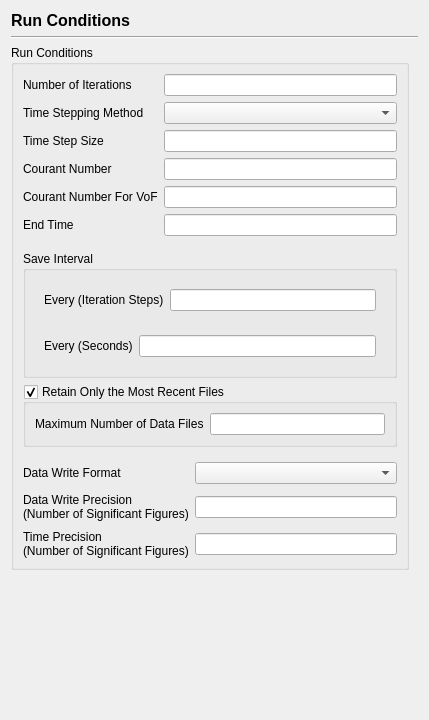
<?xml version="1.0" encoding="UTF-8"?>
<ui version="4.0">
 <class>RunConditionsPage</class>
 <widget class="QWidget" name="RunConditionsPage">
  <property name="geometry">
   <rect>
    <x>0</x>
    <y>0</y>
    <width>429</width>
    <height>720</height>
   </rect>
  </property>
  <property name="windowTitle">
   <string>Form</string>
  </property>
  <layout class="QVBoxLayout" name="verticalLayout_4">
   <item>
    <widget class="QLabel" name="label_22">
     <property name="font">
      <font>
       <pointsize>12</pointsize>
       <bold>true</bold>
      </font>
     </property>
     <property name="text">
      <string>Run Conditions</string>
     </property>
    </widget>
   </item>
   <item>
    <widget class="Line" name="line">
     <property name="orientation">
      <enum>Qt::Horizontal</enum>
     </property>
    </widget>
   </item>
   <item>
    <widget class="QScrollArea" name="scrollArea">
     <property name="sizePolicy">
      <sizepolicy hsizetype="Expanding" vsizetype="Expanding">
       <horstretch>0</horstretch>
       <verstretch>0</verstretch>
      </sizepolicy>
     </property>
     <property name="frameShape">
      <enum>QFrame::NoFrame</enum>
     </property>
     <property name="horizontalScrollBarPolicy">
      <enum>Qt::ScrollBarAlwaysOff</enum>
     </property>
     <property name="sizeAdjustPolicy">
      <enum>QAbstractScrollArea::AdjustToContents</enum>
     </property>
     <property name="widgetResizable">
      <bool>true</bool>
     </property>
     <widget class="QWidget" name="scrollAreaWidgetContents">
      <property name="geometry">
       <rect>
        <x>0</x>
        <y>0</y>
        <width>411</width>
        <height>666</height>
       </rect>
      </property>
      <property name="sizePolicy">
       <sizepolicy hsizetype="Preferred" vsizetype="Preferred">
        <horstretch>0</horstretch>
        <verstretch>0</verstretch>
       </sizepolicy>
      </property>
      <layout class="QVBoxLayout" name="verticalLayout_3">
       <property name="leftMargin">
        <number>0</number>
       </property>
       <property name="topMargin">
        <number>0</number>
       </property>
       <property name="rightMargin">
        <number>9</number>
       </property>
       <item>
        <widget class="QGroupBox" name="groupBox">
         <property name="title">
          <string>Run Conditions</string>
         </property>
         <layout class="QVBoxLayout" name="verticalLayout">
          <property name="bottomMargin">
           <number>0</number>
          </property>
          <item>
           <widget class="QWidget" name="iterationConditions" native="true">
            <layout class="QFormLayout" name="iterationConditionsLayout">
             <property name="rowWrapPolicy">
              <enum>QFormLayout::WrapLongRows</enum>
             </property>
             <property name="leftMargin">
              <number>0</number>
             </property>
             <property name="topMargin">
              <number>0</number>
             </property>
             <property name="rightMargin">
              <number>0</number>
             </property>
             <item row="1" column="0">
              <widget class="QLabel" name="label_2">
               <property name="text">
                <string>Time Stepping Method</string>
               </property>
              </widget>
             </item>
             <item row="1" column="1">
              <widget class="EnumComboBox" name="timeSteppingMethod"/>
             </item>
             <item row="2" column="0">
              <widget class="QLabel" name="label_3">
               <property name="text">
                <string>Time Step Size</string>
               </property>
              </widget>
             </item>
             <item row="2" column="1">
              <widget class="QLineEdit" name="timeStepSize"/>
             </item>
             <item row="3" column="0">
              <widget class="QLabel" name="label_13">
               <property name="text">
                <string>Courant Number</string>
               </property>
              </widget>
             </item>
             <item row="3" column="1">
              <widget class="QLineEdit" name="maxCourantNumber"/>
             </item>
             <item row="4" column="0">
              <widget class="QLabel" name="label_14">
               <property name="text">
                <string>Courant Number For VoF</string>
               </property>
              </widget>
             </item>
             <item row="5" column="0">
              <widget class="QLabel" name="label_4">
               <property name="text">
                <string>End Time</string>
               </property>
              </widget>
             </item>
             <item row="5" column="1">
              <widget class="QLineEdit" name="endTime"/>
             </item>
             <item row="4" column="1">
              <widget class="QLineEdit" name="maxCourantNumberForVoF"/>
             </item>
             <item row="0" column="0">
              <widget class="QLabel" name="label">
               <property name="text">
                <string>Number of Iterations</string>
               </property>
              </widget>
             </item>
             <item row="0" column="1">
              <widget class="QLineEdit" name="numberOfIterations"/>
             </item>
            </layout>
           </widget>
          </item>
          <item>
           <widget class="QGroupBox" name="groupBox_2">
            <property name="title">
             <string>Save Interval</string>
            </property>
            <layout class="QVBoxLayout" name="verticalLayout_5">
             <item>
              <widget class="QWidget" name="steadyReportInterval" native="true">
               <layout class="QFormLayout" name="formLayout">
                <property name="rowWrapPolicy">
                 <enum>QFormLayout::WrapLongRows</enum>
                </property>
                <item row="0" column="0">
                 <widget class="QLabel" name="label_5">
                  <property name="text">
                   <string>Every (Iteration Steps)</string>
                  </property>
                 </widget>
                </item>
                <item row="0" column="1">
                 <widget class="QLineEdit" name="reportIntervalIterationSteps"/>
                </item>
               </layout>
              </widget>
             </item>
             <item>
              <widget class="QWidget" name="transientReportInterval" native="true">
               <layout class="QFormLayout" name="formLayout_9">
                <property name="rowWrapPolicy">
                 <enum>QFormLayout::WrapLongRows</enum>
                </property>
                <item row="0" column="0">
                 <widget class="QLabel" name="label_6">
                  <property name="text">
                   <string>Every (Seconds)</string>
                  </property>
                 </widget>
                </item>
                <item row="0" column="1">
                 <widget class="QLineEdit" name="reportIntervalSeconds"/>
                </item>
               </layout>
              </widget>
             </item>
            </layout>
           </widget>
          </item>
          <item>
           <widget class="QGroupBox" name="retainOnlyTheMostRecentFiles">
            <property name="title">
             <string>Retain Only the Most Recent Files</string>
            </property>
            <property name="checkable">
             <bool>true</bool>
            </property>
            <layout class="QFormLayout" name="formLayout_2">
             <property name="rowWrapPolicy">
              <enum>QFormLayout::WrapLongRows</enum>
             </property>
             <item row="0" column="0">
              <widget class="QLabel" name="label_7">
               <property name="text">
                <string>Maximum Number of Data Files</string>
               </property>
              </widget>
             </item>
             <item row="0" column="1">
              <widget class="QLineEdit" name="maximumNumberODataFiles"/>
             </item>
            </layout>
           </widget>
          </item>
          <item>
           <widget class="QWidget" name="widget" native="true">
            <layout class="QGridLayout" name="gridLayout">
             <property name="leftMargin">
              <number>0</number>
             </property>
             <property name="rightMargin">
              <number>0</number>
             </property>
             <property name="verticalSpacing">
              <number>9</number>
             </property>
             <item row="0" column="0">
              <widget class="QLabel" name="label_8">
               <property name="text">
                <string>Data Write Format</string>
               </property>
              </widget>
             </item>
             <item row="0" column="1">
              <widget class="EnumComboBox" name="dataWriteFormat"/>
             </item>
             <item row="1" column="0">
              <widget class="QLabel" name="label_9">
               <property name="text">
                <string>Data Write Precision
(Number of Significant Figures)</string>
               </property>
              </widget>
             </item>
             <item row="1" column="1">
              <widget class="QLineEdit" name="dataWritePrecision"/>
             </item>
             <item row="2" column="0">
              <widget class="QLabel" name="label_10">
               <property name="text">
                <string>Time Precision
(Number of Significant Figures)</string>
               </property>
              </widget>
             </item>
             <item row="2" column="1">
              <widget class="QLineEdit" name="timePrecision"/>
             </item>
            </layout>
           </widget>
          </item>
         </layout>
        </widget>
       </item>
       <item>
        <spacer name="verticalSpacer">
         <property name="orientation">
          <enum>Qt::Vertical</enum>
         </property>
         <property name="sizeHint" stdset="0">
          <size>
           <width>20</width>
           <height>40</height>
          </size>
         </property>
        </spacer>
       </item>
      </layout>
     </widget>
    </widget>
   </item>
  </layout>
 </widget>
 <customwidgets>
  <customwidget>
   <class>EnumComboBox</class>
   <extends>QComboBox</extends>
   <header>widgets.enum_combo_box</header>
  </customwidget>
 </customwidgets>
 <tabstops>
  <tabstop>timeSteppingMethod</tabstop>
  <tabstop>timeStepSize</tabstop>
  <tabstop>maxCourantNumber</tabstop>
  <tabstop>maxCourantNumberForVoF</tabstop>
  <tabstop>endTime</tabstop>
  <tabstop>reportIntervalIterationSteps</tabstop>
  <tabstop>reportIntervalSeconds</tabstop>
  <tabstop>retainOnlyTheMostRecentFiles</tabstop>
  <tabstop>maximumNumberODataFiles</tabstop>
  <tabstop>dataWriteFormat</tabstop>
  <tabstop>dataWritePrecision</tabstop>
  <tabstop>timePrecision</tabstop>
  <tabstop>scrollArea</tabstop>
 </tabstops>
 <resources/>
 <connections/>
</ui>
